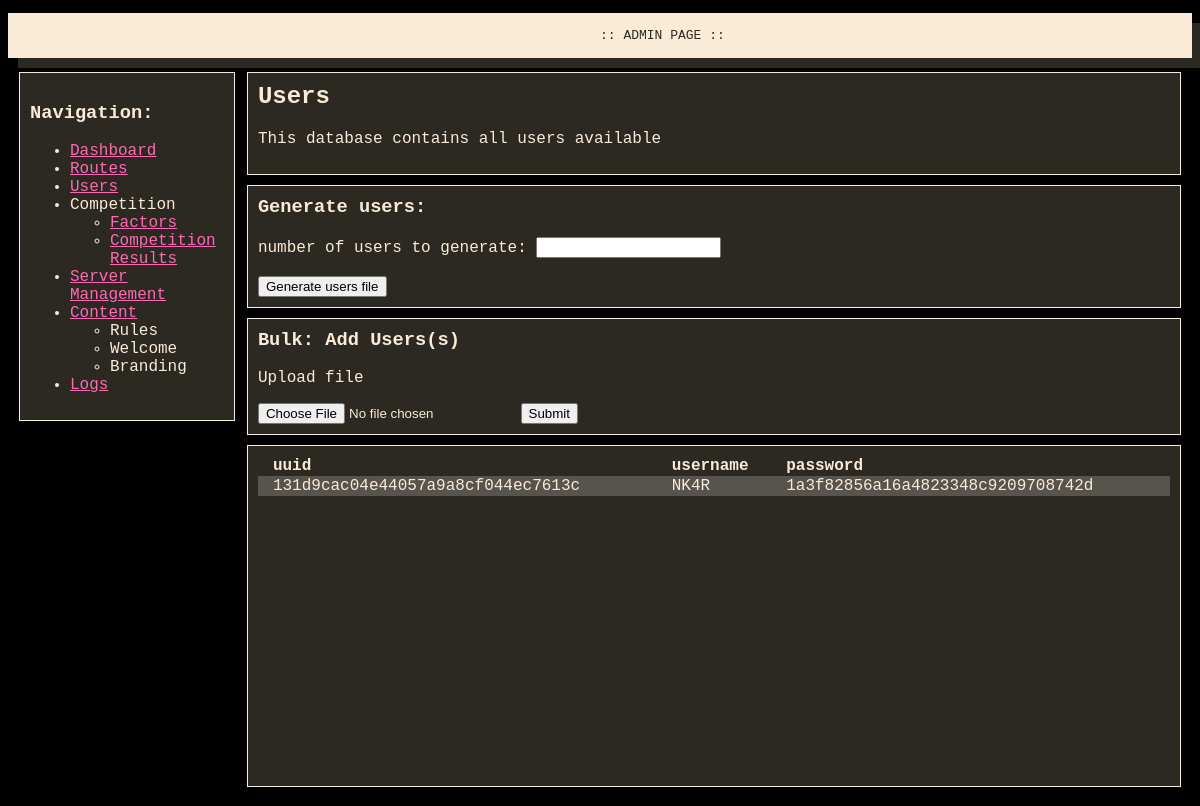
Before: /admin/users with the older database file.
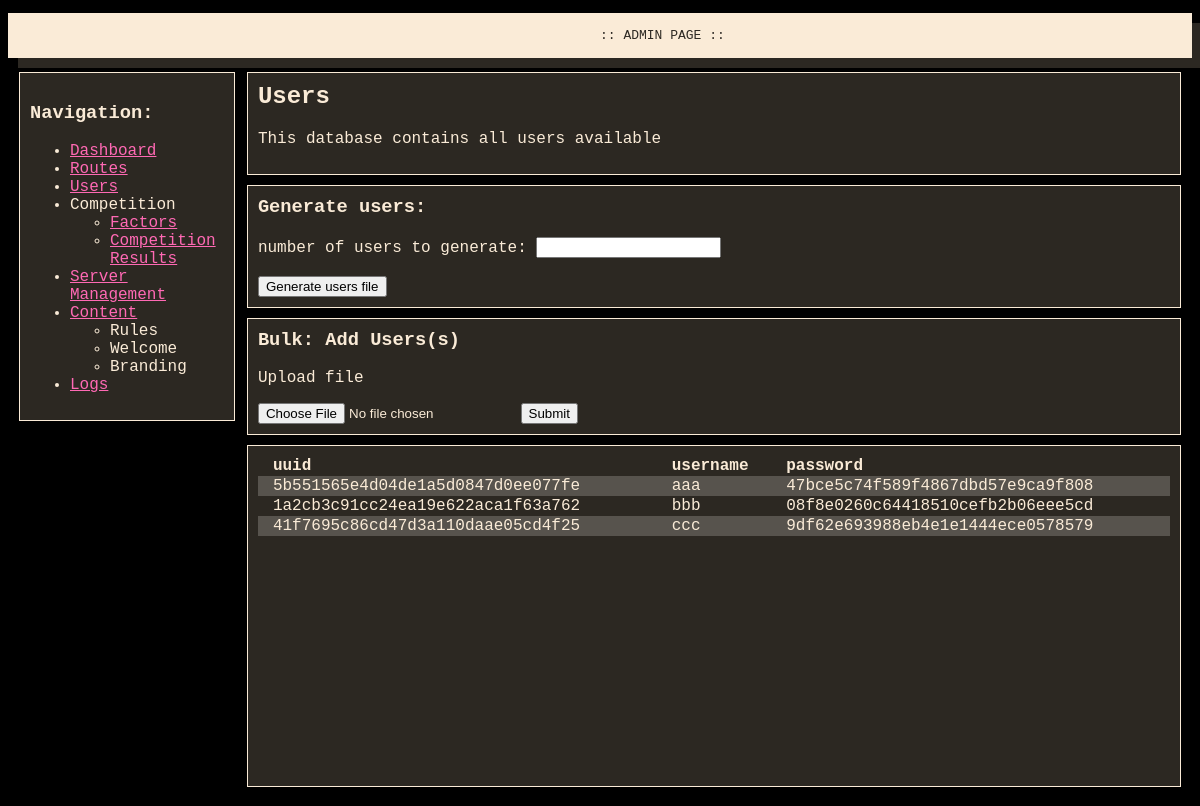
After: the same page with the newer database file.
### tables this page shows
CREATE TABLE users
             (uuid text, username text, password text);

### app.py (the view)
@app.route('/admin/users', methods=['GET', 'POST'])
@basic_auth.required
def admin_users_page():
    conn = connect_to_db()
    cursor = conn.cursor()
    try:
        users = cursor.execute("SELECT * FROM users").fetchall()
    except:
        createDatabase(cursor, conn)
    return render_template('admin/users.html', users=users)

### app.py (called while the page is built)
def cLog(msg, level=""):
    if level == "err":
        logger.error(msg)
    else:
        logger.info(msg)
    print(msg)

def connect_to_db():
    try:
        conn = sqlite3.connect(db_file)
        cLog("[+] Database Sqlite3.db loaded.")
    except:
        cLog("[!] Database Sqlite3.db not loaded.", "err")
        quit()
    return conn

### templates/admin/users.html
{% include "admin/base.html" %}
<td class="main">
    <div class="card">
        <h2 style="margin-top: 0px;">Users</h2>
        <p>This database contains all users available</p>
    </div>
    <div class="card">
        <h3 style="margin-top: 0px;">Generate users:</h3>
        <form action="/generate_users_file" method="post">
            <label for="fname">number of users to generate:</label>
            <input type="text" id="n" name="n"><br><br>
            <input type="submit" value="Generate users file">
        </form>
    </div>
    <div class="card">
        <h3 style="margin-top: 0px;">Bulk: Add Users(s)</h3>
        <p>Upload file</p>
        <form method="POST" action="/admin" enctype="multipart/form-data">
            <input type="file" name="users" accept=".csv">
            <input type="submit" value="Submit">
        </form>
    </div>
    <div class="card">
        <div style="height: 40vh; overflow-y:scroll">
        <table class="routes">
            <tr>
                <th>uuid</th>
                <th>username</th>
                <th>password</th>
            </tr>
            {% for user in users %}
            <tr hx-post="/route_post" hx-trigger="change">
                <td>{{ user.0 }}</td>
                <td>{{ user.1 }}</td>
                <td>{{ user.2 }}</td>
            </tr>
            {% endfor %}
        </table>
        </div>
    </div>
</td>
{% include "admin/footer.html" %}

### templates/admin/base.html (shortened to what this page needs)
<!DOCTYPE html>
<body>
    <div class="container">
        <div class="title">
            <pre>
                :: ADMIN PAGE ::
            </pre>
        </div>
        <table>
            <tbody>
                <tr>
                    <td class="menu">
                        <div class="card">
                            {% include "admin/nav.html" %}
                        </div>
                    </td>

### templates/admin/nav.html
<h3>Navigation:</h3>
<ul>
    <li><a href="/admin">Dashboard</a></li>
    <li><a href="/admin/routes">Routes</a></li>
    <li><a href="/admin/users">Users</a></li>
    <li>Competition</li>
    <ul>
        <li><a href="/admin/comp_settings">Factors</a></li>
        <li><a href="/admin/comp_results">Competition Results</a></li>
    </ul>
    <li><a href="/admin/server">Server Management</a></li>
    <li><a href="/admin/content">Content</a>
    <ul>
        <li>Rules</li>
        <li>Welcome</li>
        <li>Branding</li>
    </ul>
    <li><a href="/admin/log">Logs</a>
    </li>
</ul>

### templates/admin/footer.html
            </tr>
        </tbody>
    </table>
</div>
</body>

### templates/admin/base.html (style rules this page uses)
body { background: black; color: antiquewhite; font-family: 'Courier New', monospace; }
a { color: hotpink; }
.container { max-width: fit-content; margin-left: auto; margin-right: auto; }
.title { text-align: center; background-color: antiquewhite; color: #2c2822; box-shadow: 10px 10px #2c2822; }
tr .main { max-width: 1020px; width: 1020px; vertical-align: top; overflow-x: hidden; }
tr .menu { max-width: 220px; width: 220px; vertical-align: top; }
.card { border: 1px solid antiquewhite; padding: 10px; margin-bottom: 10px; background-color: #2c2822; }
table { border-collapse: separate; border-spacing: 10px 0; }
.routes { border-spacing: 0 0; width: 100%; }
.routes th, .routes td { padding-left: 15px; text-align: left; }
.routes td, .routes td { padding-left: 15px; }
.routes tr:nth-child(even) { background-color: #57534d; }

Changed rows visible on the page:
removed users: uuid "131d9cac04e44057a9a8cf044ec7613c", username "NK4R", password "1a3f82856a16a4823348c9209708742d"
added users: uuid "5b551565e4d04de1a5d0847d0ee077fe", username "aaa", password "47bce5c74f589f4867dbd57e9ca9f808"
added users: uuid "1a2cb3c91cc24ea19e622aca1f63a762", username "bbb", password "08f8e0260c64418510cefb2b06eee5cd"
added users: uuid "41f7695c86cd47d3a110daae05cd4f25", username "ccc", password "9df62e693988eb4e1e1444ece0578579"
